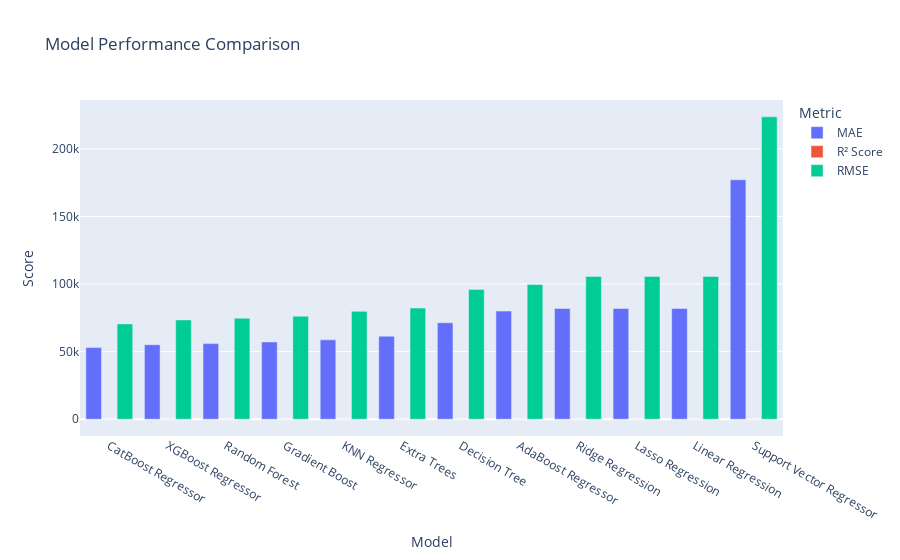

Here is the notebook cell this chart was saved with:
### Code cell
import plotly.express as px
import pandas as pd

# Melt the DataFrame to long format
df_melted = results_df.melt(id_vars='Model', var_name='Metric', value_name='Score')

# Create grouped bar chart
fig = px.bar(df_melted, x='Model', y='Score', color='Metric', barmode='group',
             title='Model Performance Comparison')

fig.show()

### Figure 1 — Plotly figure (JSON) as saved in the notebook; plotly's stock layout.template omitted (floating-point values rounded to 4 significant figures)
{"data": [{"alignmentgroup": "True", "hovertemplate": "Metric=MAE<br>Model=%{x}<br>Score=%{y}<extra></extra>", "legendgroup": "MAE", "marker": {"color": "#636efa", "pattern": {"shape": ""}}, "name": "MAE", "offsetgroup": "MAE", "orientation": "v", "showlegend": true, "textposition": "auto", "type": "bar", "x": ["CatBoost Regressor", "XGBoost Regressor", "Random Forest", "Gradient Boost", "KNN Regressor", "Extra Trees", "Decision Tree", "AdaBoost Regressor", "Ridge Regression", "Lasso Regression", "Linear Regression", "Support Vector Regressor"], "xaxis": "x", "y": [52980.0, 55110.0, 55930.0, 57180.0, 58710.0, 61400.0, 71360.0, 79980.0, 81940.0, 81930.0, 81930.0, 177100.0], "yaxis": "y"}, {"alignmentgroup": "True", "hovertemplate": "Metric=R² Score<br>Model=%{x}<br>Score=%{y}<extra></extra>", "legendgroup": "R² Score", "marker": {"color": "#EF553B", "pattern": {"shape": ""}}, "name": "R² Score", "offsetgroup": "R² Score", "orientation": "v", "showlegend": true, "textposition": "auto", "type": "bar", "x": ["CatBoost Regressor", "XGBoost Regressor", "Random Forest", "Gradient Boost", "KNN Regressor", "Extra Trees", "Decision Tree", "AdaBoost Regressor", "Ridge Regression", "Lasso Regression", "Linear Regression", "Support Vector Regressor"], "xaxis": "x", "y": [0.8995, 0.8908, 0.8872, 0.8827, 0.8712, 0.8633, 0.8135, 0.7994, 0.7742, 0.7742, 0.7742, -0.01242], "yaxis": "y"}, {"alignmentgroup": "True", "hovertemplate": "Metric=RMSE<br>Model=%{x}<br>Score=%{y}<extra></extra>", "legendgroup": "RMSE", "marker": {"color": "#00cc96", "pattern": {"shape": ""}}, "name": "RMSE", "offsetgroup": "RMSE", "orientation": "v", "showlegend": true, "textposition": "auto", "type": "bar", "x": ["CatBoost Regressor", "XGBoost Regressor", "Random Forest", "Gradient Boost", "KNN Regressor", "Extra Trees", "Decision Tree", "AdaBoost Regressor", "Ridge Regression", "Lasso Regression", "Linear Regression", "Support Vector Regressor"], "xaxis": "x", "y": [70510.0, 73470.0, 74690.0, 76170.0, 79790.0, 82210.0, 96040.0, 99600.0, 105700.0, 105700.0, 105700.0, 223700.0], "yaxis": "y"}], "layout": {"barmode": "group", "legend": {"title": {"text": "Metric"}, "tracegroupgap": 0}, "title": {"text": "Model Performance Comparison"}, "xaxis": {"anchor": "y", "domain": [0, 1], "title": {"text": "Model"}}, "yaxis": {"anchor": "x", "domain": [0, 1], "title": {"text": "Score"}}}}
